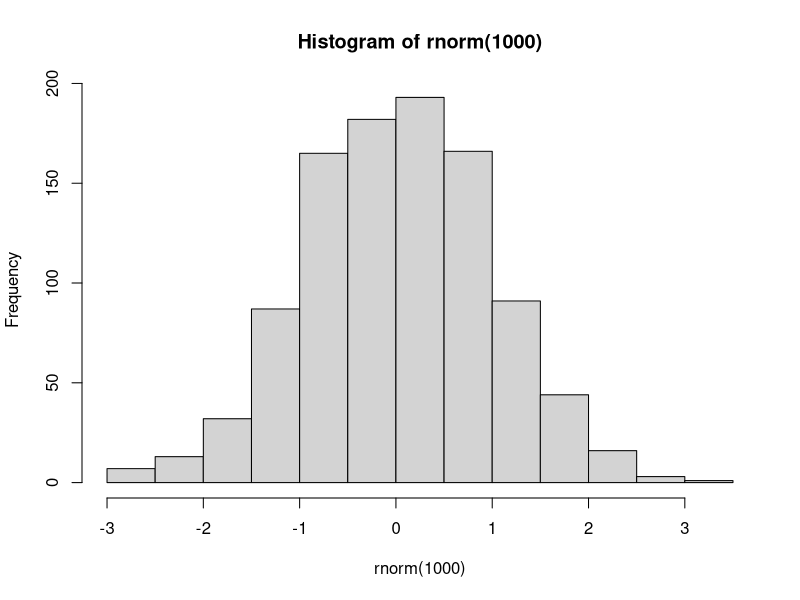
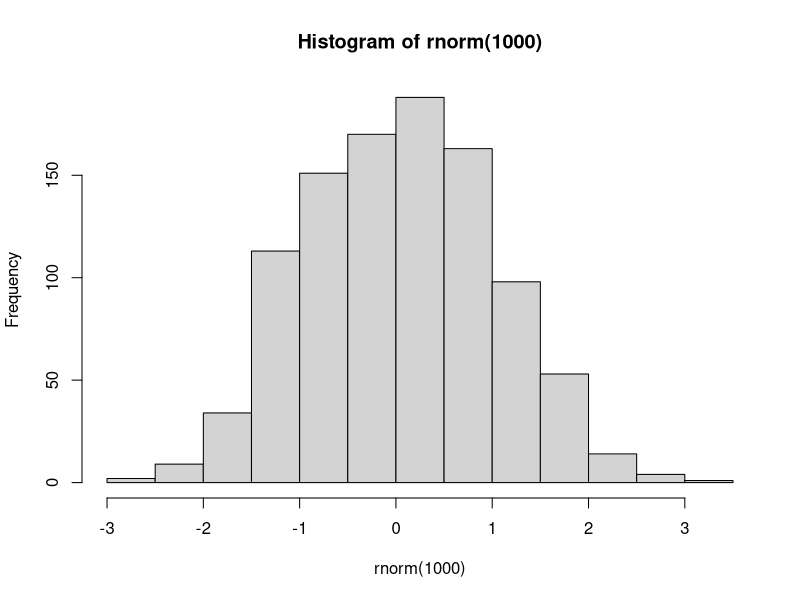
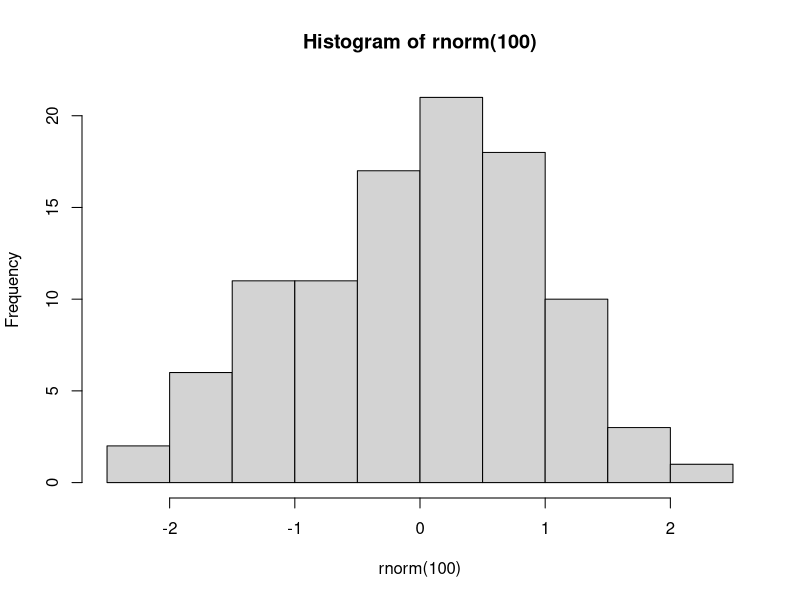
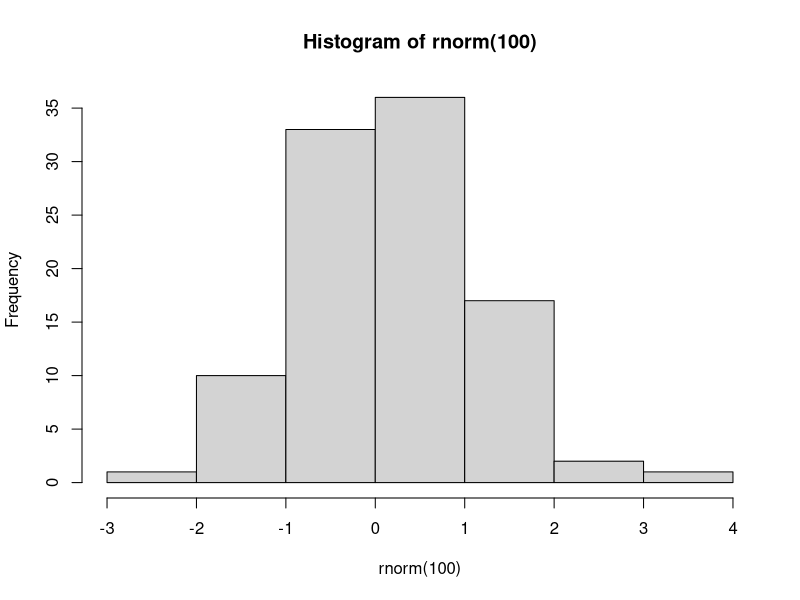

These figures' R source, in order:
## ---- chunk 1
hist(rnorm(1000))
## ---- chunk 2
hist(rnorm(1000))
## ---- chunk 3
library(ggplot2)
## ---- chunk 4
hist(rnorm(100))
## ---- chunk 5
hist(rnorm(100))
## ---- chunk 6
temp <- rnorm(10)
temp
##  [1] -0.07305556 -2.46784399 -0.44774089  2.49322141  1.26690865 -0.94555871
##  [7] -0.40382946  0.20743010  0.71732275  0.26143228
## ---- chunk 7
library(knitr)
temp <- rnorm(10)
temp2 <- rnorm(10)
dfExample <- cbind(temp,temp2)
kable(dfExample)
## ---- chunk 8
x <- sample(1000,10^4,replace=T)
length(x)
